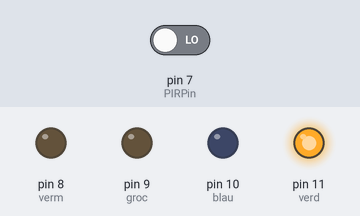
Recording of a sketch running on a simulated Arduino Uno, built with avr-gcc and run on an emulated ATmega328P. Shown: output pins drawn as LEDs (lit = HIGH). Inputs (shaded band) come from the test bench; at power-on: pin 7 (PIRPin) LOW.

Above: at 2.8 s.
2.9 s: pin 7 (PIRPin) driven HIGH
At 3.3 s:
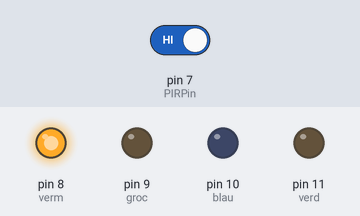
4.5 s: pin 7 (PIRPin) driven LOW
At 6.0 s:
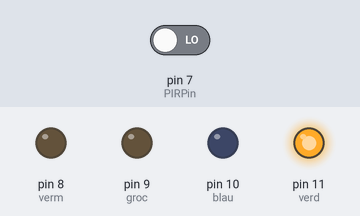
Timing chart, 0 to 7.5 s (numbered marks = the images above; inputs shaded):
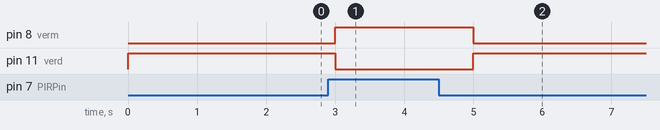

The sketch:

practica_2.4.ino
```cpp
#include <NewPing.h>

const int verm=8;
const int groc=9;
const int blau=10;
const int verd=11;
const int PIRPin= 7;
const int TriggerPin = 6;
const int EchoPin = 5;
const int MaxDistance = 200;

NewPing sonar(TriggerPin, EchoPin, MaxDistance);

void setup(){
  pinMode(verm, OUTPUT);
  pinMode(groc, OUTPUT);
  pinMode(blau, OUTPUT);
  pinMode(verd, OUTPUT);
  pinMode(PIRPin, INPUT);
  digitalWrite(verm, LOW);
  digitalWrite(groc, LOW);
  digitalWrite(blau, LOW);
  digitalWrite(verd, LOW);
}

void loop(){
  int value= digitalRead(PIRPin);
  if (value == HIGH){
    digitalWrite(verm, HIGH);
    digitalWrite(verd, LOW);
    delay(1000);
  } else {
    digitalWrite(verm, LOW);
    digitalWrite(verd, HIGH);
    delay(1000);
  }
}
```

Measured:
- after the input at 2.9 s, pin 8 (verm): LOW → HIGH after 0.10 s; pin 11 (verd): HIGH → LOW after 0.10 s
- after the input at 4.5 s, pin 8 (verm): HIGH → LOW after 0.50 s; pin 11 (verd): LOW → HIGH after 0.50 s
